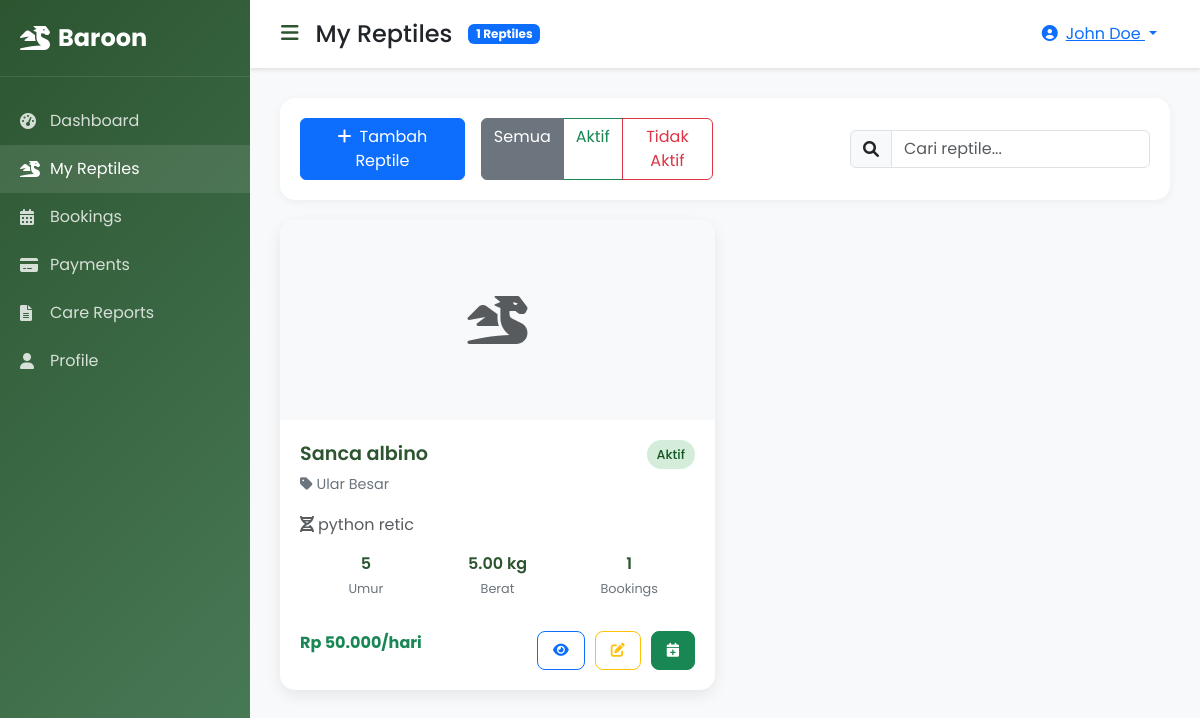
Screenshot of /customer/my_reptiles.php (signed in) with the database file from the repository.
### tables this page shows
CREATE TABLE IF NOT EXISTS `reptiles` (
  `id` int(11) NOT NULL AUTO_INCREMENT,
  `customer_id` int(11) NOT NULL,
  `category_id` int(11) NOT NULL,
  `name` varchar(100) NOT NULL,
  `species` varchar(100) DEFAULT NULL,
  `age` varchar(20) DEFAULT NULL,
  `weight` decimal(5,2) DEFAULT NULL,
  `length` decimal(5,2) DEFAULT NULL,
  `gender` enum('male','female','unknown') DEFAULT NULL,
  `special_needs` text DEFAULT NULL,
  `photo` varchar(255) DEFAULT NULL,
  `status` enum('active','completed','cancelled') DEFAULT 'active',
  `created_at` timestamp NOT NULL DEFAULT current_timestamp(),
  `updated_at` timestamp NOT NULL DEFAULT current_timestamp() ON UPDATE current_timestamp(),
  PRIMARY KEY (`id`),
  KEY `customer_id` (`customer_id`),
  KEY `category_id` (`category_id`),
  CONSTRAINT `reptiles_ibfk_1` FOREIGN KEY (`customer_id`) REFERENCES `users` (`id`) ON DELETE CASCADE,
  CONSTRAINT `reptiles_ibfk_2` FOREIGN KEY (`category_id`) REFERENCES `reptile_categories` (`id`)
);

CREATE TABLE IF NOT EXISTS `reptile_categories` (
  `id` int(11) NOT NULL AUTO_INCREMENT,
  `name` varchar(50) NOT NULL,
  `description` text DEFAULT NULL,
  `price_per_day` decimal(10,2) NOT NULL,
  `created_at` timestamp NOT NULL DEFAULT current_timestamp(),
  PRIMARY KEY (`id`)
);

### customer/my_reptiles.php (the view, shortened to what this page needs)
<?php
try {
    $db = getDB();
    $stmt = $db->prepare("
        SELECT r.*, rc.name as category_name, rc.price_per_day,
               (SELECT COUNT(*) FROM bookings WHERE reptile_id = r.id) as total_bookings,
               (SELECT COUNT(*) FROM bookings WHERE reptile_id = r.id AND status IN ('pending', 'confirmed', 'in_progress')) as active_bookings
        FROM reptiles r
        LEFT JOIN reptile_categories rc ON r.category_id = rc.id
        WHERE r.customer_id = ?
        ORDER BY r.created_at DESC
    ");
    $stmt->execute([$_SESSION['user_id']]);
    $reptiles = $stmt->fetchAll(PDO::FETCH_ASSOC);
} catch (Exception $e) {
    $message = 'error:Terjadi kesalahan sistem.';
}
?>
<!DOCTYPE html>
<html lang="id">
<head>
    <link href="https://cdn.jsdelivr.net/npm/bootstrap@5.3.0/dist/css/bootstrap.min.css" rel="stylesheet">
    <link href="https://cdnjs.cloudflare.com/ajax/libs/font-awesome/6.0.0/css/all.min.css" rel="stylesheet">
</head>
<body>
    <div class="sidebar" id="sidebar">
        <div class="sidebar-header">
            <a href="#" class="sidebar-brand d-flex align-items-center">
                <i class="fas fa-dragon me-2"></i>
                <span class="brand-text">Baroon</span>
            </a>
        </div>
        <nav class="sidebar-nav">
            <ul class="nav flex-column">
                <li class="nav-item">
                    <a class="nav-link" href="dashboard.php">
                        <i class="fas fa-tachometer-alt"></i>
                        <span class="nav-text">Dashboard</span>
                    </a>
                </li>
                <li class="nav-item">
                    <a class="nav-link active" href="my_reptiles.php">
                        <i class="fas fa-dragon"></i>
                        <span class="nav-text">My Reptiles</span>
                    </a>
                </li>
                <li class="nav-item">
                    <a class="nav-link" href="bookings.php">
                        <i class="fas fa-calendar-alt"></i>
                        <span class="nav-text">Bookings</span>
                    </a>
                </li>
                <li class="nav-item">
                    <a class="nav-link" href="payments.php">
                        <i class="fas fa-credit-card"></i>
                        <span class="nav-text">Payments</span>
                    </a>
                </li>
                <li class="nav-item">
                    <a class="nav-link" href="care_reports.php">
                        <i class="fas fa-file-alt"></i>
                        <span class="nav-text">Care Reports</span>
                    </a>
                </li>
                <li class="nav-item">
                    <a class="nav-link" href="profile.php">
                        <i class="fas fa-user"></i>
                        <span class="nav-text">Profile</span>
                    </a>
                </li>
            </ul>
        </nav>
    </div>
    <div class="main-content" id="mainContent">
        <div class="top-navbar">
            <div class="d-flex align-items-center">
                <button class="btn btn-link me-3 p-0" onclick="toggleSidebar()" style="color: #2c5530;">
                    <i class="fas fa-bars fa-lg"></i>
                </button>
                <h4 class="mb-0">My Reptiles</h4>
                <span class="badge bg-primary ms-3"><?php echo count($reptiles); ?> Reptiles</span>
            </div>
            <div class="dropdown">
                <button class="btn btn-link dropdown-toggle" type="button" data-bs-toggle="dropdown">
                    <i class="fas fa-user-circle me-2"></i><?php echo htmlspecialchars($_SESSION['full_name']); ?>
                </button>
            </div>
        </div>
        <div class="content-area">
            <div class="filter-tabs">
                <div class="row align-items-center">
                    <div class="col-md-6">
                        <div class="d-flex align-items-center">
                            <a href="add_reptile.php" class="btn btn-primary me-3">
                                <i class="fas fa-plus me-2"></i>Tambah Reptile
                            </a>
                            <div class="btn-group" role="group">
                                <label class="btn btn-outline-secondary" for="all">Semua</label>
                                <label class="btn btn-outline-success" for="active">Aktif</label>
                                <label class="btn btn-outline-danger" for="inactive">Tidak Aktif</label>
                            </div>
                        </div>
                    </div>
                    <div class="col-md-6">
                        <div class="search-box ms-auto">
                            <div class="input-group">
                                <span class="input-group-text"><i class="fas fa-search"></i></span>
                                <input type="text" class="form-control" id="searchInput" placeholder="Cari reptile...">
                            </div>
                        </div>
                    </div>
                </div>
            </div>
            <?php if (empty($reptiles)): ?>
                <div class="empty-state">
                    <i class="fas fa-dragon empty-icon"></i>
                    <h5>Belum Ada Reptile</h5>
                    <p class="text-muted mb-4">Anda belum menambahkan reptile apapun. Mulai dengan menambahkan reptile pertama Anda!</p>
                    <a href="add_reptile.php" class="btn btn-primary">
                        <i class="fas fa-plus me-2"></i>Tambah Reptile Pertama
                    </a>
                </div>
            <?php else: ?>
                <div class="reptile-grid" id="reptilesGrid">
                    <?php foreach ($reptiles as $reptile): ?>
                        <div class="reptile-card" data-name="<?php echo strtolower($reptile['name']); ?>" data-category="<?php echo strtolower($reptile['category_name']); ?>" data-status="<?php echo $reptile['active_bookings'] > 0 ? 'active' : 'inactive'; ?>">
                            <?php if ($reptile['photo']): ?>
                                <img src="../<?php echo htmlspecialchars($reptile['photo']); ?>" alt="<?php echo htmlspecialchars($reptile['name']); ?>" class="reptile-image">
                            <?php else: ?>
                                <div class="reptile-image d-flex align-items-center justify-content-center">
                                    <i class="fas fa-dragon fa-3x text-muted"></i>
                                </div>
                            <?php endif; ?>
                            <div class="reptile-info">
                                <div class="d-flex justify-content-between align-items-start mb-2">
                                    <div>
                                        <div class="reptile-name"><?php echo htmlspecialchars($reptile['name']); ?></div>
                                        <div class="reptile-category">
                                            <i class="fas fa-tag me-1"></i><?php echo htmlspecialchars($reptile['category_name']); ?>
                                        </div>
                                    </div>
                                    <span class="status-badge <?php echo $reptile['active_bookings'] > 0 ? 'status-active' : 'status-inactive'; ?>">
                                        <?php echo $reptile['active_bookings'] > 0 ? 'Aktif' : 'Tidak Aktif'; ?>
                                    </span>
                                </div>
                                <?php if ($reptile['species']): ?>
                                    <div class="text-muted mb-2">
                                        <i class="fas fa-dna me-1"></i><?php echo htmlspecialchars($reptile['species']); ?>
                                    </div>
                                <?php endif; ?>
                                <div class="reptile-stats">
                                    <?php if ($reptile['age']): ?>
                                        <div class="stat-item">
                                            <span class="stat-value"><?php echo htmlspecialchars($reptile['age']); ?></span>
                                            <span class="stat-label">Umur</span>
                                        </div>
                                    <?php endif; ?>
                                    <?php if ($reptile['weight']): ?>
                                        <div class="stat-item">
                                            <span class="stat-value"><?php echo $reptile['weight']; ?> kg</span>
                                            <span class="stat-label">Berat</span>
                                        </div>
                                    <?php endif; ?>
                                    <div class="stat-item">
                                        <span class="stat-value"><?php echo $reptile['total_bookings']; ?></span>
                                        <span class="stat-label">Bookings</span>
                                    </div>
                                </div>
                                <div class="d-flex justify-content-between align-items-center mt-3">
                                    <div class="text-success fw-bold">
                                        Rp <?php echo number_format($reptile['price_per_day'], 0, ',', '.'); ?>/hari
                                    </div>
                                    <div class="reptile-actions">
                                        <a href="view_reptile.php?id=<?php echo $reptile['id']; ?>" class="btn btn-outline-primary btn-sm" title="Lihat Detail">
                                            <i class="fas fa-eye"></i>
                                        </a>
                                        <a href="edit_reptile.php?id=<?php echo $reptile['id']; ?>" class="btn btn-outline-warning btn-sm" title="Edit">
                                            <i class="fas fa-edit"></i>
                                        </a>
                                        <a href="create_booking.php?reptile_id=<?php echo $reptile['id']; ?>" class="btn btn-success btn-sm" title="Buat Booking">
                                            <i class="fas fa-calendar-plus"></i>
                                        </a>
                                    </div>
                                </div>
                            </div>
                        </div>
                    <?php endforeach; ?>
                </div>
            <?php endif; ?>
        </div>
    </div>
</body>
</html>

### customer/my_reptiles.php (style rules this page uses)
* { font-family: 'Poppins', sans-serif; }
body { background: #f8f9fa; }
.sidebar { background: linear-gradient(135deg, #2c5530, #4a7c59); min-height: 100vh; position: fixed; top: 0; left: 0; width: 250px; z-index: 1000; transition: width 0.3s ease; }
.sidebar-header { padding: 20px; border-bottom: 1px solid rgba(255,255,255,0.1); }
.sidebar-brand { color: white; font-size: 1.5rem; font-weight: 700; text-decoration: none; }
.sidebar-nav { padding: 20px 0; }
.nav-link { color: rgba(255,255,255,0.8); padding: 12px 20px; text-decoration: none; display: flex; align-items: center; transition: all 0.3s ease; }
.nav-link:hover, .nav-link.active { background: rgba(255,255,255,0.1); color: white; }
.nav-link i { width: 20px; margin-right: 10px; }
.main-content { margin-left: 250px; transition: margin-left 0.3s ease; }
.top-navbar { background: white; box-shadow: 0 2px 4px rgba(0,0,0,0.1); padding: 15px 30px; display: flex; justify-content: space-between; align-items: center; }
.content-area { padding: 30px; }
.reptile-card { background: white; border-radius: 15px; box-shadow: 0 5px 15px rgba(0,0,0,0.08); overflow: hidden; transition: all 0.3s ease; margin-bottom: 20px; }
.reptile-image { width: 100%; height: 200px; object-fit: cover; background: #f8f9fa; }
.reptile-info { padding: 20px; }
.reptile-name { font-size: 1.2rem; font-weight: 600; color: #2c5530; margin-bottom: 5px; }
.reptile-category { color: #6c757d; font-size: 0.9rem; margin-bottom: 10px; }
.reptile-stats { display: flex; justify-content: space-between; margin: 15px 0; }
.stat-item { text-align: center; flex: 1; }
.stat-value { font-weight: 600; color: #2c5530; display: block; }
.stat-label { font-size: 0.8rem; color: #6c757d; }
.reptile-actions { display: flex; gap: 10px; margin-top: 15px; }
.btn-sm { padding: 8px 15px; font-size: 0.875rem; border-radius: 8px; }
.status-badge { padding: 5px 10px; border-radius: 20px; font-size: 0.8rem; font-weight: 500; }
.status-active { background: #d4edda; color: #155724; }
.filter-tabs { background: white; border-radius: 15px; padding: 20px; margin-bottom: 20px; box-shadow: 0 2px 10px rgba(0,0,0,0.05); }
.search-box { max-width: 300px; }
.reptile-grid { display: grid; grid-template-columns: repeat(auto-fill, minmax(300px, 1fr)); gap: 20px; }

### rows the page displays
reptiles: name "Sanca albino", category.name "Ular Besar", species "python retic", age "5", weight "5.00", total_bookings "1", category.price_per_day "50.000"

### other values shown
count($reptiles) "1"
$_SESSION['full_name'] "John Doe"
